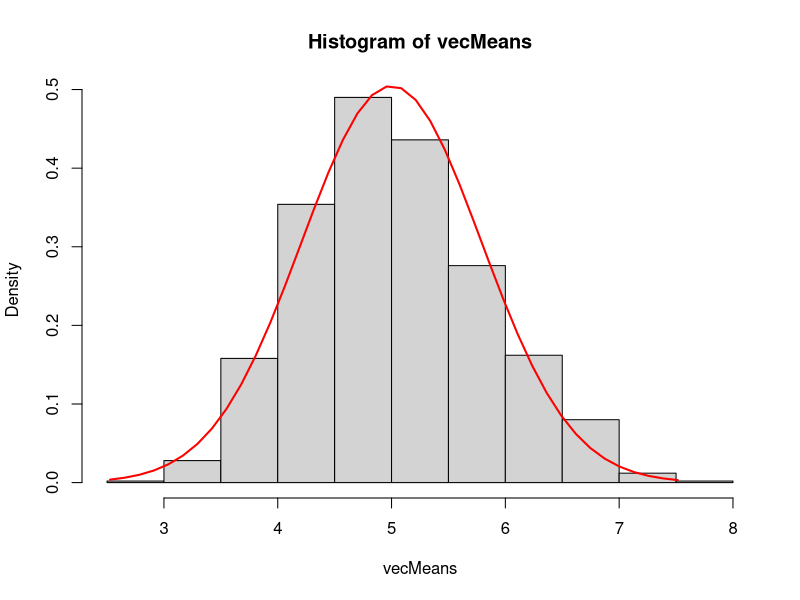
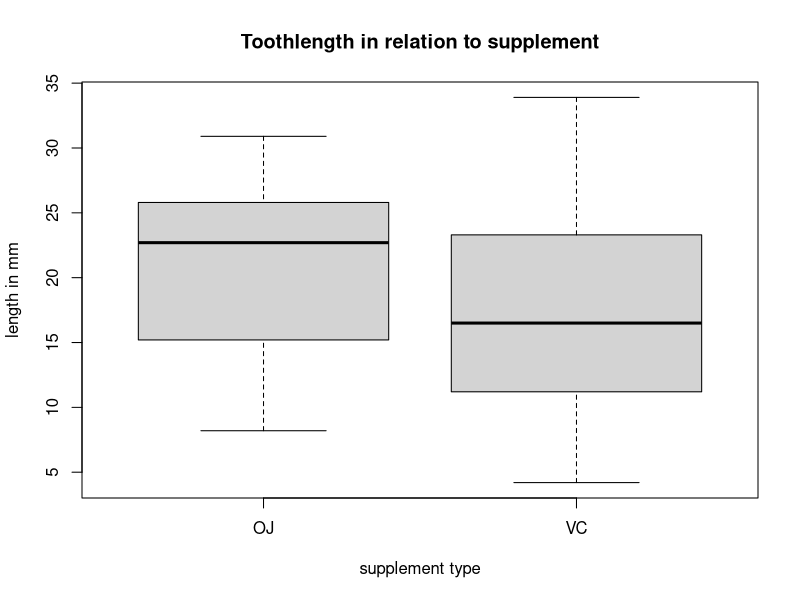
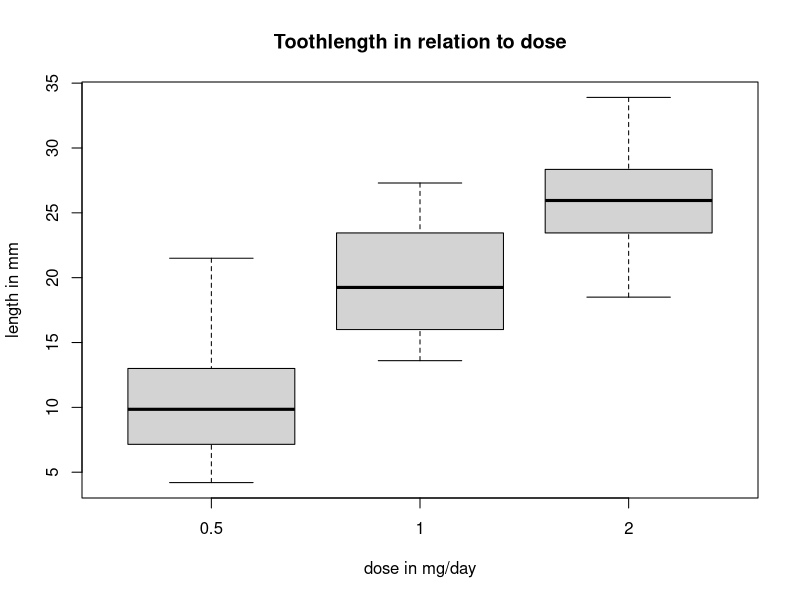
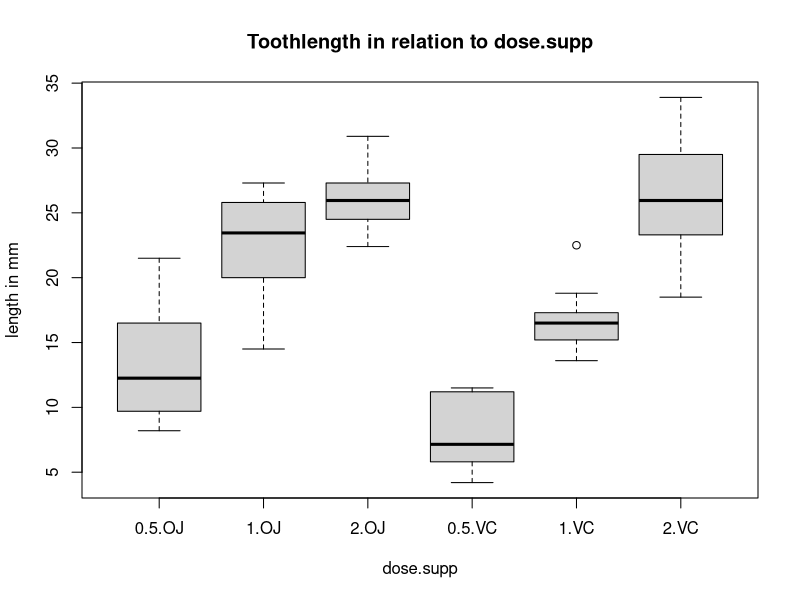

Recreate these plots in R, in order.
#The mean of exponential distribution is 1/lambda
#the standard deviation is also 1/lambda
#The exponential distribution can be simulated in R with rexp(n, lambda)


lambda <- 0.2
iterates <- 1000
n <- 40
theoMean <- 1/lambda
stdDev <- 1/lambda

#Create an exponential distribution: rexp(n,lambda)

#take the mean of this distribution: mean(rexp(n,lambda))

#Repeat 1000 times, and put it in a vector of means

#Initialise vMeans

vecMeans = NULL

#As we are generating random numbers, we set the seed so we can replicate the
#analysis later on

set.seed(123456)

for (i in 1 : iterates) vecMeans = c(vecMeans, mean(rexp(n,lambda)))

#Draw a histogram showing the density (total area is equal to one)
#This will make it more logical when comparing to a normal distribution later on.
hist(vecMeans,freq = FALSE)

#Task 1. Show the sample mean and compare it to the theoretical mean of the
#distribution.

#The sample mean (or mean of means):
mean(vecMeans)

#The theoretical mean: 1/lambda
1/lambda

#Compare:
mean(vecMeans) - 1/lambda

#Task 2. Show how variable the sample is (via variance) and compare it to the
#theoretical variance of the distribution.

#The Sample variance:
var(vecMeans)

#Theoretical variance: stdDev^2 / n
stdDev^2 / n

#Compare:
var(vecMeans) - stdDev^2 / n

#Task 3: Show that the distribution is approximately normal.
#CLT says: the arithmetic mean of a sufficiently large number of iterates of
#independent random variables will be approximately normally distributed.
#We do that by overlaying a normal distribution with the same mean and ranges
#as the histogram

xrange <- seq(from=min(vecMeans), to=max(vecMeans), length.out=n)
yrange <- dnorm(x=xrange, mean=theoMean, sd=stdDev/sqrt(n))
lines(x=xrange, y=yrange, lty=1, col="red", lwd=2)

#**************************************************************************
#PART TWO
#**************************************************************************

library(datasets)

ds <- ToothGrowth

#Basic exploration of the DataSet
summary(ds)

head(ds)
tail(ds)
str(ds)

#the null hypothesis is rejected when p < .05 and not rejected when p > .05.
#Confidence intervals of difference parameters not containing 0 imply that there is a statistically significant difference between the populations.

#A plots of toothlength in relation to supplement type
boxplot(ds$len~ds$supp, main="Toothlength in relation to supplement", ylab="length in mm", xlab="supplement type")

boxplot(ds$len~ds$dose, main="Toothlength in relation to dose", ylab="length in mm", xlab="dose in mg/day")

#Check H_0 that the lenght of teeth growth is related to supplement type 
t.test(ds$len ~ ds$supp)
#p > .05 and CI contains 0 => H_0 can not be rejected
#I.e. we can't say that the type of dose have any impact on the average toothgrowth.

#Plot of length in relation to dose and supplement
boxplot(ds$len ~ interaction(ds$dose,ds$supp), main="Toothlength in relation to dose.supp", ylab="length in mm", xlab="dose.supp")

#Now how about the teeth growth in relation to dose and supplement type?
#prepare for t.test
dose05_OJ <- subset(ds,ds$dose==.5 & ds$supp=="OJ")
dose05_VC <- subset(ds,ds$dose==.5 & ds$supp=="VC")
dose1_OJ <- subset(ds,ds$dose==1 & ds$supp=="OJ")
dose1_VC <- subset(ds,ds$dose==1 & ds$supp=="VC")
dose2_OJ <- subset(ds,ds$dose==2 & ds$supp=="OJ")
dose2_VC <- subset(ds,ds$dose==2 & ds$supp=="VC")

#Or length in relation to increase of dose alone, regardless of supplement type?
#prepare for t.test
dose05 <- subset(ds,ds$dose==.5)
dose1 <- subset(ds,ds$dose==1)
dose2 <- subset(ds,ds$dose==2)


#t.test of length in relation to supplement type and dosis

t.test(dose05_OJ$len,dose05_VC$len)
#p < 0.05 and CI doesn't contain 0  => H_0 can be rejected
#I.e. If dose is 0.5 mg/day there seems to be difference in toothgrowth, depending on supplement type
#where OJ seem to be a better catalyst for toothgrowth than VC

t.test(dose1_OJ$len,dose1_VC$len)
#p < 0.05 and CI doesn't contain 0  => H_0 can be rejected
#I.e. If dose is 1 mg/day there seems to be difference in toothgrowth, depending on supplement type
#where OJ seem to be a better catalyst for toothgrowth than VC

t.test(dose2_OJ$len,dose2_VC$len)
#p > 0.05 and CI contain 0  => H_0 can not be rejected
#I.e. If dose is 2 mg/day there don't seem to be difference in toothgrowth, depending on supplement type
#Both OJ and VC seem to be equally good catalyst for toothgrowth


#t.test of length in relation to dosis increase regardless of supplement type
t.test(dose05$len,dose1$len)
#p < 0 and CI doesn't contain 0 => H_0 can be rejected
#I.e. regardless of supplement a dose-increase from 0.5 to 1.0 mg/day seem to increase toothgrowth

t.test(dose1$len,dose2$len)
#p < 0 and CI doesn't contain 0 => H_0 can be rejected
#I.e. regardless of supplement a dose-increase from 1 to 2.0 mg/day seem to increase toothgrowth

#Conclusion:
#1. Giving additives to guinea pigs either in the form of OJ or VC is resulting in an increase of toothgrowth

#2. OJ seems to be slightly better than VC using doses of 0.5 or 1 mg/day. At 2 mg/day, there seems to be no
#significant difference in which supplement you use

#3. Using VC, an increase in daily dose seem to increase toothgrowth in a linear fashion,
#whereas for OJ, the effect seems to drop off the higher the dosis.

#4. More data would improve the results, and hence the conclusions :-)

